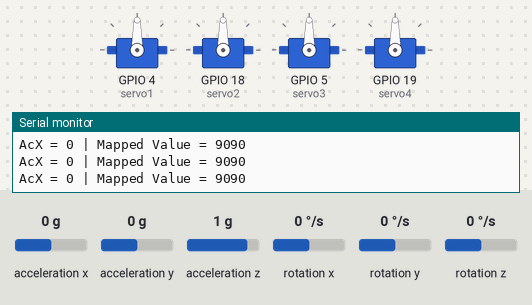
Recording of a sketch running on a simulated ESP32. Shown: 4 × servo, the last lines printed to the serial monitor. The inputs (shaded band) are chosen by the test bench; at power-on: acceleration x 0 g, acceleration y 0 g, acceleration z 1 g, rotation x 0 °/s, rotation y 0 °/s, rotation z 0 °/s.

Above: at 1.2 s.
1.3 s: acceleration x set to -1.4 g
At 2.3 s:
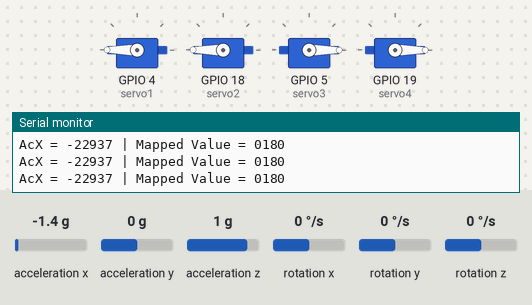
2.8 s: acceleration x set to -0.8 g
At 3.3 s:
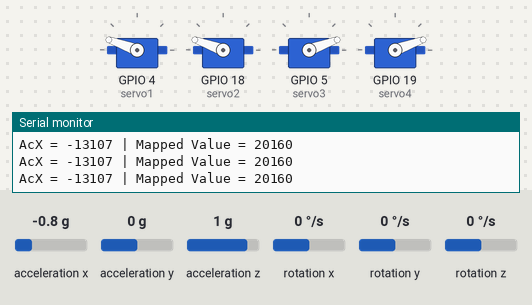
4.3 s: acceleration x set to 0.8 g
At 5.5 s:
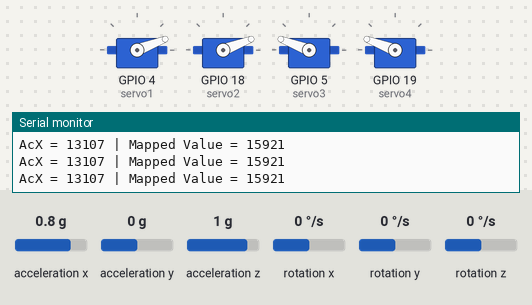
5.8 s: acceleration x set to 1.4 g
At 6.5 s:
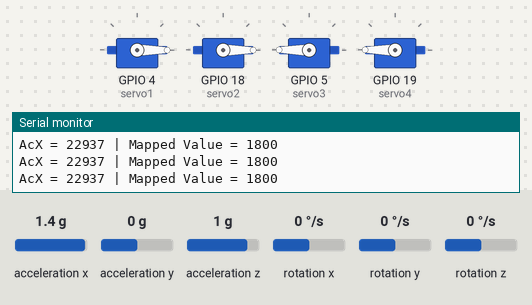
7.3 s: acceleration x set to 0 g
At 8.8 s:
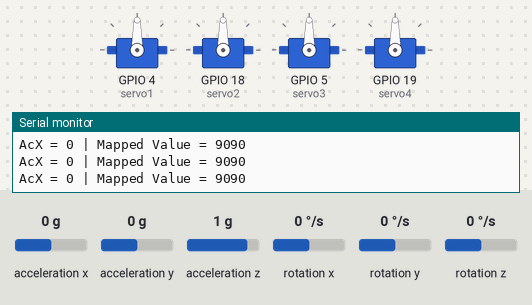
Timing chart, 0 to 9.8 s (numbered marks = the images above; inputs shaded):
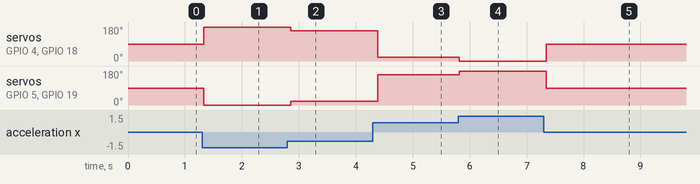

The sketch:

Dog-robota.ino
```cpp
#include <Wire.h>
#include <MPU6050.h>
#include <ESP32Servo.h>

MPU6050 mpu;
Servo servo1;
Servo servo2;
Servo servo3;
Servo servo4;

const int MPU_addr = 0x68; // I2C address of the MPU-6050
int16_t AcX, AcY, AcZ;
int val1;int val2;

void setup() {
  Wire.begin();
  mpu.initialize();
  if (!mpu.testConnection()) {
    Serial.println("MPU6050 connection failed");
    while (1);
  }


  servo1.attach(4);
  servo2.attach(18);
  servo3.attach(5);
  servo4.attach(19);  // Attach the servo on pin 18 to the servo object
  Serial.begin(115200);
}

void loop() {
  mpu.getAcceleration(&AcX, &AcY, &AcZ);

  // Map the raw accelerometer value (AcX) to a range of 0 to 180 for the servo
  val1 = map(AcX, -17000, 17000, 0, 180); val2 = map(AcX, -17000, 17000, 180, 0);

  // Constrain the mapped value to ensure it's within the valid range
  val1 = constrain(val1, 0, 180); val2 = constrain(val2, 0, 180);

   //Write the value to the servo
   servo1.write(val2);
   servo2.write(val2);
   servo3.write(val1);
   servo4.write(val1);

  // Print the values for debugging
  Serial.print("AcX = "); Serial.print(AcX);
  Serial.print(" | Mapped Value = "); Serial.print(val1);Serial.println(val2);

  delay(100);  // Delay for stability
}
```

Measured:
- after the input at 1.3 s, servo on GPIO 4 (servo1), servo on GPIO 18 (servo2): 90° → 180° at once; servo on GPIO 5 (servo3), servo on GPIO 19 (servo4): 90° → 0° at once
- after the input at 2.8 s, servo on GPIO 4 (servo1), servo on GPIO 18 (servo2): 180° → 160° after 0.06 s; servo on GPIO 5 (servo3), servo on GPIO 19 (servo4): 0° → 20° after 0.06 s
- after the input at 4.3 s, servo on GPIO 4 (servo1), servo on GPIO 18 (servo2): 160° → 21° after 0.09 s; servo on GPIO 5 (servo3), servo on GPIO 19 (servo4): 20° → 159° after 0.09 s
- after the input at 5.8 s, servo on GPIO 4 (servo1), servo on GPIO 18 (servo2): 21° → 0° at once; servo on GPIO 5 (servo3), servo on GPIO 19 (servo4): 159° → 180° at once
- after the input at 7.3 s, servo on GPIO 4 (servo1), servo on GPIO 18 (servo2): 0° → 90° after 0.05 s; servo on GPIO 5 (servo3), servo on GPIO 19 (servo4): 180° → 90° after 0.05 s
